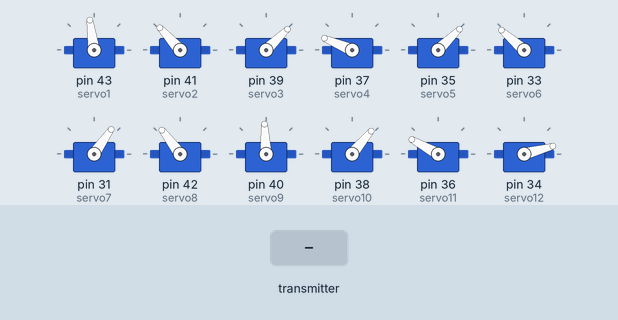
Bench run of a sketch on a simulated Arduino Mega 2560, built with avr-gcc and run on an emulated ATmega2560. Parts: 12 × servo. Inputs (shaded band) come from the test bench. No radio packets arrive unless stated.

Above: at 0.8 s.
1.3 s: the transmitter starts sending toggle1 = 1
At 1.62 s:
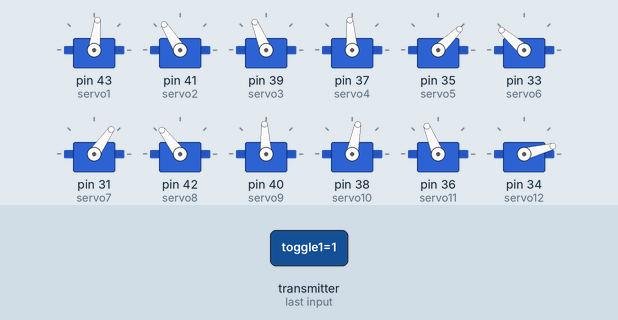
4.3 s: the transmitter starts sending RFB = 512
5.8 s: the transmitter starts sending toggle1 = 0
At 7.0 s:
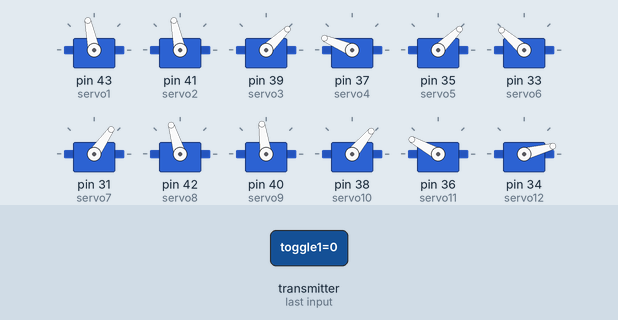
7.3 s: the transmitter starts sending RFB = 0
At 7.49 s:
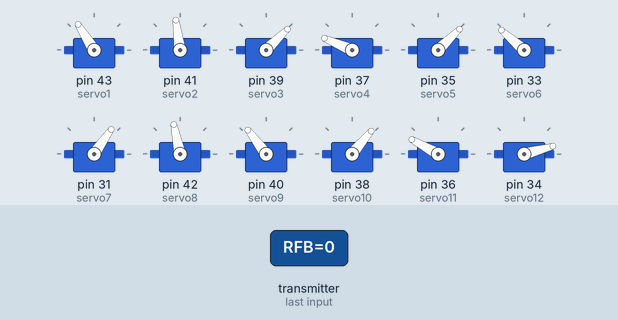
10.3 s: the transmitter starts sending RFB = 1023
11.8 s: the transmitter starts sending RFB = 256
At 11.99 s:
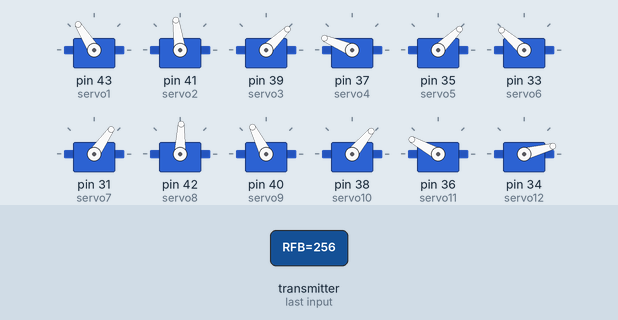
Timing chart, 0 to 15.8 s (numbered marks = the images above; inputs shaded):
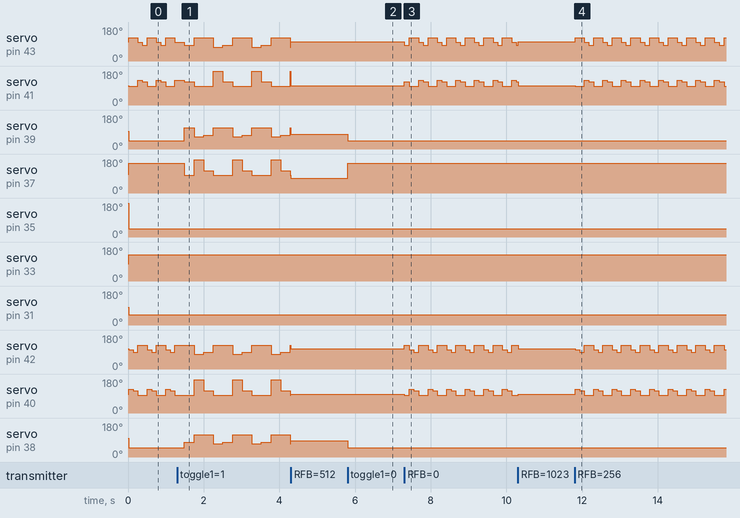

Measured:
- after the input at 1.3 s, servo on pin 39 (servo3): 44° → 112° after 0.19 s, then repeats every 1.0 s: 64° 0.25 s, 73° 0.25 s, 112° 0.51 s; servo on pin 37 (servo4): 157° → 94° after 0.19 s, then repeats every 1.0 s: 176° 0.25 s, 118° 0.25 s, 94° 0.51 s
- after the input at 5.8 s, servo on pin 39 (servo3): 79° → 44° at once; servo on pin 37 (servo4): 79° → 157° at once; servo on pin 38 (servo10): 85° → 50° at once; servo on pin 36 (servo11): 73° → 151° at once
- after the input at 7.3 s, servo on pin 43 (servo1): 102° → 83° at once, then repeats every 0.49 s: 122° 0.24 s, 98° 0.12 s, 83° 0.13 s; servo on pin 41 (servo2): 102° → 122° at once, then repeats every 0.49 s: 98° 0.24 s, 132° 0.12 s, 122° 0.13 s
- after the input at 11.8 s, servo on pin 43 (servo1): 102° → 122° at once, then repeats every 0.49 s: 98° 0.12 s, 83° 0.13 s, 122° 0.24 s; servo on pin 41 (servo2): 102° → 98° at once, then repeats every 0.49 s: 132° 0.12 s, 122° 0.13 s, 98° 0.24 s
- by itself, servo on pin 43 (servo1): repeats every 1.0 s: 122° 0.50 s, 73° 0.25 s, 83° 0.26 s
- by itself, servo on pin 41 (servo2): repeats every 1.0 s: 98° 0.50 s, 180° 0.25 s, 122° 0.26 s
- by itself, servo on pin 42 (servo8): repeats every 1.0 s: 88° 0.25 s, 127° 0.51 s, 78° 0.25 s
- by itself, servo on pin 40 (servo9): repeats every 1.0 s: 117° 0.25 s, 93° 0.51 s, 175° 0.25 s

The sketch:

MTV01.ino
```cpp
#include <Servo.h>

Servo servo1;   // right rear upper
Servo servo2;   // right rear lower
Servo servo3;   // right front upper
Servo servo4;   // right front lower
Servo servo5;   // right wheel upper
Servo servo6;   // right wheel lower
Servo servo7;   // body back

Servo servo8;     // left rear upper
Servo servo9;     // left rear lower
Servo servo10;    // left front upper
Servo servo11;    // left front lower
Servo servo12;    // left wheel upper
Servo servo13;    // left wheel lower
Servo servo14;    // body front

int offset1;
int offset2;
int offset3;
int offset4;
int offset5;
int offset6;
int offset7;
int offset8;
int offset9;
int offset10;
int offset11;
int offset12;
int offset13;
int offset14;

int steering;
int frontServo;
int backServo;
int frontLift;

// Radio
#include <SPI.h>
#include <nRF24L01.h>
#include <RF24.h>


RF24 radio(7, 8); // CE, CSN
const byte addresses[][6] = {"00001", "00002"};

//**************remote control****************
struct RECEIVE_DATA_STRUCTURE{
  //put your variable definitions here for the data you want to send
  //THIS MUST BE EXACTLY THE SAME ON THE OTHER ARDUINO
    int16_t menuDown;
    int16_t Select;
    int16_t menuUp;
    int16_t toggleBottom;
    int16_t toggleTop;
    int16_t toggle1;
    int16_t toggle2;
    int16_t mode;
    int16_t RLR;
    int16_t RFB;
    int16_t RT;
    int16_t LLR;
    int16_t LFB;
    int16_t LT;
};

RECEIVE_DATA_STRUCTURE mydata_remote;

int RLR = 0;
int RFB = 0;
int RT = 0;
int LLR = 0;
int LFB = 0;
int LT = 0;

unsigned long currentMillis;
long previousMillis = 0;    // set up timers
long interval = 10;        // time constant for timer

long previousWalkMillis = 0;    // set up timers
int walkFlag = 0;

void setup() {


    // initialize serial communication
    Serial.begin(115200);

    radio.begin();
    radio.openWritingPipe(addresses[0]); // 00002
    radio.openReadingPipe(1, addresses[1]); // 00001
    radio.setPALevel(RF24_PA_MIN);

    radio.startListening();

    servo1.attach(43);     // right rear upper
    servo2.attach(41);     // right rear lower
    servo3.attach(39);     // right front upper
    servo4.attach(37);     // right front lower
    servo5.attach(35);     // right wheel upper
    servo6.attach(33);     // right wheel lower
    servo7.attach(31);     // body back

    servo8.attach(42);     // left rear upper
    servo9.attach(40);     // left rear lower
    servo10.attach(38);    // left front upper
    servo11.attach(36);    // left front lower
    servo12.attach(34);    // left wheel upper
    servo13.attach(32);    // left wheel lower
    servo14.attach(30);    // body front

    offset1 = 1600;
    offset2 = 1600;
    offset3 = 1500;
    offset4 = 1560;
    offset5 = 2600;
    offset6 = 1480;
    offset7 = 1500;
    offset8 = 1650;
    offset9 = 1550;
    offset10 = 1560;
    offset11 = 1500;
    offset12 = 2300;
    offset13 = 1580;
    offset14 = 1600;

    servo1.writeMicroseconds(offset1);   // right rear upper
    servo2.writeMicroseconds(offset2);   // right rear lower
    servo3.writeMicroseconds(offset3);   // right front upper
    servo4.writeMicroseconds(offset4);   // right front lower
    servo5.writeMicroseconds(offset5);   // right wheel upper
    servo6.writeMicroseconds(offset6);   // right wheel lower
    servo7.writeMicroseconds(offset7);   // body back

    servo8.writeMicroseconds(offset8);   // left rear upper
    servo9.writeMicroseconds(offset9);   // left rear lower
    servo10.writeMicroseconds(offset10);  // left front upper
    servo11.writeMicroseconds(offset11);  // left front lower
    servo12.writeMicroseconds(offset12);  // left wheel upper
    servo13.writeMicroseconds(offset13);  // left wheel lower
    servo14.writeMicroseconds(offset14);  // body front

}   // end of setup

// ********************* MAIN LOOP *******************************

void loop() {

        currentMillis = millis();
        if (currentMillis - previousMillis >= 10) {  // start timed event

            previousMillis = currentMillis;


            // check for radio data
            if (radio.available()) {
                    radio.read(&mydata_remote, sizeof(RECEIVE_DATA_STRUCTURE));
            }

            // threshold remote data
            // some are reversed based on stick wiring in remote
            RFB = (thresholdStick(mydata_remote.RFB))*-1;
            RLR = thresholdStick(mydata_remote.RLR);
            RT = thresholdStick(mydata_remote.RT);
            LFB = (thresholdStick(mydata_remote.LFB))*-1;
            LLR = thresholdStick(mydata_remote.LLR);
            LT = thresholdStick(mydata_remote.LT);

            // front wheel steering

            steering = map(RT,-460,460,-500,500);     // arbirtary map for tuning
            servo6.writeMicroseconds(offset6-steering);   // right wheel lower
            servo13.writeMicroseconds(offset13-steering);   // left wheel lower

            // body bend - front + wheel lift
            LFB = constrain(LFB,0,460);
            frontServo = map(LFB,0,460,0,-2500);  // map for scale
            frontLift = map(LFB,0,460,0,-1600);  // map for scale
            servo14.writeMicroseconds(offset14+frontServo);  // body front
            servo5.writeMicroseconds(offset5+frontLift);   // right wheel upper
            servo12.writeMicroseconds(offset12+frontLift);  // left wheel upper

            //body bend - rear
            LT = constrain(LT,-100,460);
            backServo = map(LT,-460,460,-1800,1800);  // map for scale
            servo7.writeMicroseconds(offset7+backServo);  // body front


            if (mydata_remote.toggle1 == 0) {                                                    // mode - two legs
                servo4.writeMicroseconds(offset4+600);   // right front lower
                servo3.writeMicroseconds(offset3-500);   // right front upper
                servo11.writeMicroseconds(offset11+600);  // left front lower
                servo10.writeMicroseconds(offset10-500);  // left front upper

                if (RFB > 50) {                     // two-legged walking

                    if (walkFlag == 0 && currentMillis - previousWalkMillis >= 0) {
                        servo8.writeMicroseconds(offset8-50);   // left rear upper   // 1
                        servo9.writeMicroseconds(offset9+300);   // left rear lower
                        //***********************
                        servo1.writeMicroseconds(offset1+200);   // right rear upper    // 3
                        servo2.writeMicroseconds(offset2-50);   // right rear lower
                        previousWalkMillis = currentMillis;
                        walkFlag = 1;
                    }
                    else if (walkFlag == 1 && currentMillis - previousWalkMillis >= 120) {
                        servo8.writeMicroseconds(offset8-200);   // left rear upper   // 2
                        servo9.writeMicroseconds(offset9+200);   // left rear lower
                        //***********************
                        servo1.writeMicroseconds(offset1+200);   // right rear upper    // 4
                        servo2.writeMicroseconds(offset2-50);   // right rear lower
                        previousWalkMillis = currentMillis;
                        walkFlag = 2;
                    }
                    else if (walkFlag == 2 && currentMillis - previousWalkMillis >= 120) {
                        servo8.writeMicroseconds(offset8+200);   // left rear upper   // 3
                        servo9.writeMicroseconds(offset9-50);   // left rear lower
                        //***********************
                        servo1.writeMicroseconds(offset1-50);   // right rear upper  //  1
                        servo2.writeMicroseconds(offset2+300);   // right rear lower
                        previousWalkMillis = currentMillis;
                        walkFlag = 3;
                    }
                    else if (walkFlag == 3 && currentMillis - previousWalkMillis >= 120) {
                        servo8.writeMicroseconds(offset8+200);   // left rear upper   // 4
                        servo9.writeMicroseconds(offset9-50);   // left rear lower
                        //***********************
                        servo1.writeMicroseconds(offset1-200);   // right rear upper    // 2
                        servo2.writeMicroseconds(offset2+200);   // right rear lower
                        previousWalkMillis = currentMillis;
                        walkFlag = 4;
                    }
                    else if (walkFlag == 4 && currentMillis - previousWalkMillis >= 120) {
                        // go to the start again
                        previousWalkMillis = currentMillis;
                        walkFlag = 0;
                    }
                }   // end of two-legged walking

               else {     // put legs back to normal
                    servo1.writeMicroseconds(offset1);   // right rear upper
                    servo2.writeMicroseconds(offset2);   // right rear lower
                    servo8.writeMicroseconds(offset8);   // left rear upper
                    servo9.writeMicroseconds(offset9);   // left rear lower
               }
            }  // end of two legs


            else if (mydata_remote.toggle1 == 1) {                                // mode - four legs
                if (RFB <= 50) {
                    servo1.writeMicroseconds(offset1);   // right rear upper
                    servo2.writeMicroseconds(offset2);   // right rear lower
                    servo8.writeMicroseconds(offset8);   // left rear upper
                    servo9.writeMicroseconds(offset9);   // left rear lower
                    servo4.writeMicroseconds(offset4-200);   // right front lower
                    servo3.writeMicroseconds(offset3-140);   // right front upper
                    servo11.writeMicroseconds(offset11-200);  // left front lower
                    servo10.writeMicroseconds(offset10-140);  // left front upper
                }
                else if (RFB > 50) {                     // four-legged walking

                    if (walkFlag == 0 && currentMillis - previousWalkMillis >= 0) {
                        servo8.writeMicroseconds(offset8-300);   // left rear upper   // 1
                        servo9.writeMicroseconds(offset9+800);   // left rear lower
                        //***********************
                        servo1.writeMicroseconds(offset1+200);   // right rear upper    // 3
                        servo2.writeMicroseconds(offset2-50);   // right rear lower
                        //***********************
                        //***********************
                        servo10.writeMicroseconds(offset10+200);   // left rear upper   // 3
                        servo11.writeMicroseconds(offset11-50);   // left rear lower
                        //***********************
                        servo3.writeMicroseconds(offset3-300);   // right rear upper  //  1
                        servo4.writeMicroseconds(offset4+800);   // right rear lower

                        previousWalkMillis = currentMillis;
                        walkFlag = 1;
                    }
                    else if (walkFlag == 1 && currentMillis - previousWalkMillis >= 250) {
                        servo8.writeMicroseconds(offset8-200);   // left rear upper   // 2
                        servo9.writeMicroseconds(offset9+200);   // left rear lower
                        //***********************
                        servo1.writeMicroseconds(offset1+200);   // right rear upper    // 4
                        servo2.writeMicroseconds(offset2-50);   // right rear lower
                        //***********************
                        //***********************
                        servo10.writeMicroseconds(offset10+200);   // left rear upper   // 4
                        servo11.writeMicroseconds(offset11-50);   // left rear lower
                        //***********************
                        servo3.writeMicroseconds(offset3-200);   // right rear upper    // 2
                        servo4.writeMicroseconds(offset4+200);   // right rear lower

                        previousWalkMillis = currentMillis;
                        walkFlag = 2;
                    }
                    else if (walkFlag == 2 && currentMillis - previousWalkMillis >= 250) {
                        servo8.writeMicroseconds(offset8+200);   // left rear upper   // 3
                        servo9.writeMicroseconds(offset9-50);   // left rear lower
                        //***********************
                        servo1.writeMicroseconds(offset1-300);   // right rear upper  //  1
                        servo2.writeMicroseconds(offset2+800);   // right rear lower
                        previousWalkMillis = currentMillis;
                        //***********************
                        //***********************
                        servo10.writeMicroseconds(offset10-300);   // left rear upper   // 1
                        servo11.writeMicroseconds(offset11+800);   // left rear lower
                        //***********************
                        servo3.writeMicroseconds(offset3+200);   // right rear upper    // 3
                        servo4.writeMicroseconds(offset4-50);   // right rear lower

                        walkFlag = 3;
                    }
                    else if (walkFlag == 3 && currentMillis - previousWalkMillis >= 250) {
                        servo8.writeMicroseconds(offset8+200);   // left rear upper   // 4
                        servo9.writeMicroseconds(offset9-50);   // left rear lower
                        //***********************
                        servo1.writeMicroseconds(offset1-200);   // right rear upper    // 2
                        servo2.writeMicroseconds(offset2+200);   // right rear lower
                        previousWalkMillis = currentMillis;
                        //***********************
                        //***********************
                        servo10.writeMicroseconds(offset10-200);   // left rear upper   // 2
                        servo11.writeMicroseconds(offset11+200);   // left rear lower
                        //***********************
                        servo3.writeMicroseconds(offset3+200);   // right rear upper    // 4
                        servo4.writeMicroseconds(offset4-50);   // right rear lower

                        walkFlag = 4;
                    }
                    else if (walkFlag == 4 && currentMillis - previousWalkMillis >= 250) {
                        // go to the start again
                        previousWalkMillis = currentMillis;
                        walkFlag = 0;
                    }
                }   // end of four-legged walking
            }


        }     // end of timed loop

}       // end  of main loop
```

thresholdSticks.ino
```cpp
int thresholdStick (int pos) {

    // get zero centre position
    pos = pos - 512;

    // threshold value for control sticks
    if (pos > 50) {
      pos = pos -50;
    }
    else if (pos < -50) {
      pos = pos +50;
    }
    else {
      pos = 0;
    }

    return pos;
}


// motion filter to filter motions and compliance

float filter(float prevValue, float currentValue, int filter) {
  float lengthFiltered =  (prevValue + (currentValue * filter)) / (filter + 1);
  return lengthFiltered;
}
```
